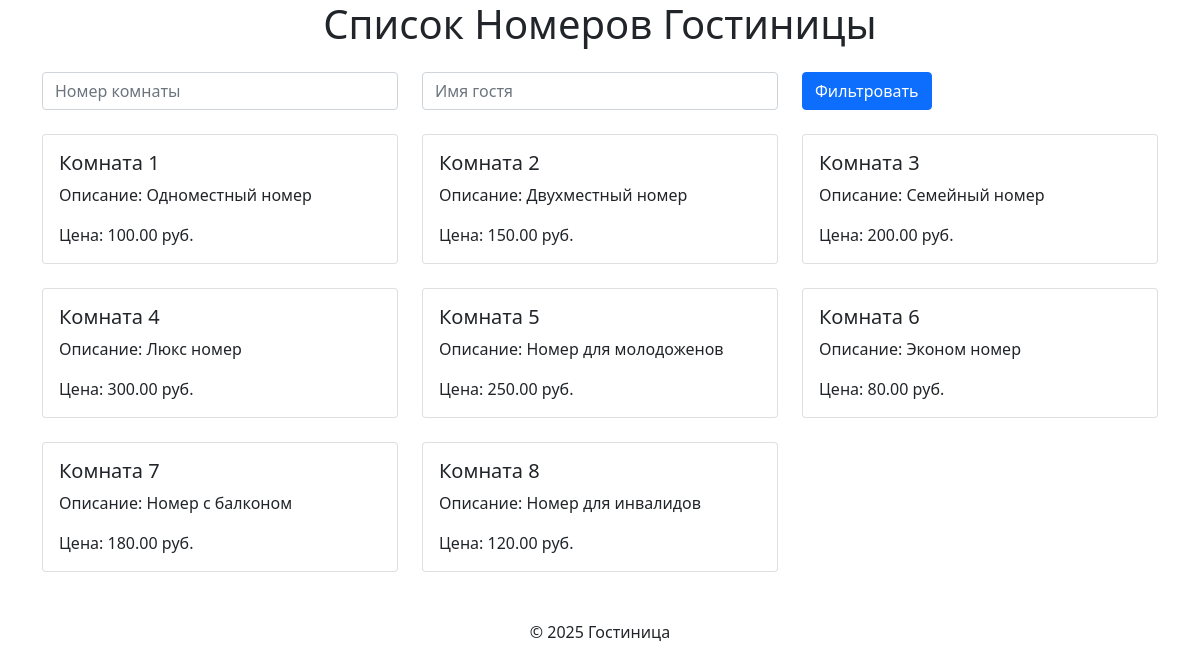
The page /lr4_1/index.php on the database its author committed.
### tables this page shows
CREATE TABLE `rooms` (
  `room_id` int NOT NULL,
  `room_number` varchar(10) NOT NULL,
  `description` text,
  `price_per_night` decimal(10,2) NOT NULL,
  `responsible_employee` int DEFAULT NULL
);

### lr4_1/index.php (the view, shortened to what this page needs)
<?php
$servername = "localhost";
$username = "root";
$password = "";
$dbname = "hotel_management";
$conn = mysqli_connect($servername, $username, $password, $dbname);
mysqli_set_charset($conn, "utf8mb4");
$sql = "SELECT * FROM rooms";
$result = mysqli_query($conn, $sql);
?>
<!DOCTYPE html>
<html lang="ru">
<head>
    <link href="https://cdn.jsdelivr.net/npm/bootstrap@5.1.3/dist/css/bootstrap.min.css" rel="stylesheet">
</head>
<body>
<header>
    <h1 class="text-center">Список Номеров Гостиницы</h1>
</header>
<main class="container mt-4">
    <form method="GET" class="mb-4">
        <div class="row">
            <div class="col-md-4">
                <input type="text" name="room_number" class="form-control" placeholder="Номер комнаты">
            </div>
            <div class="col-md-4">
                <input type="text" name="guest_name" class="form-control" placeholder="Имя гостя">
            </div>
            <div class="col-md-4">
                <button type="submit" class="btn btn-primary">Фильтровать</button>
            </div>
        </div>
    </form>
    <div class="row">
        <?php
        if (mysqli_num_rows($result) > 0) {
            while ($row = mysqli_fetch_array($result)) {
                echo '<div class="col-md-4 mb-4">';
                echo '<div class="card">';
                echo '<div class="card-body">';
                echo '<h5 class="card-title">Комната ' . $row['room_id'] . '</h5>';
                echo '<p class="card-text">Описание: ' . $row['description'] . '</p>';
                echo '<p class="card-text">Цена: ' . $row['price_per_night'] . ' руб.</p>';
                echo '</div>';
                echo '</div>';
                echo '</div>';
            }
        } else {
            echo '<p>Нет доступных номеров.</p>';
        }
        ?>
    </div>
</main>
<footer class="text-center mt-4">
    <p>&copy; 2025 Гостиница</p>
</footer>
</body>
</html>

### rows shown on the page
rooms: room_id "1", description "Одноместный номер", price_per_night "100.00"
rooms: room_id "2", description "Двухместный номер", price_per_night "150.00"
rooms: room_id "3", description "Семейный номер", price_per_night "200.00"
rooms: room_id "4", description "Люкс номер", price_per_night "300.00"
rooms: room_id "5", description "Номер для молодоженов", price_per_night "250.00"
rooms: room_id "6", description "Эконом номер", price_per_night "80.00"
rooms: room_id "7", description "Номер с балконом", price_per_night "180.00"
rooms: room_id "8", description "Номер для инвалидов", price_per_night "120.00"
